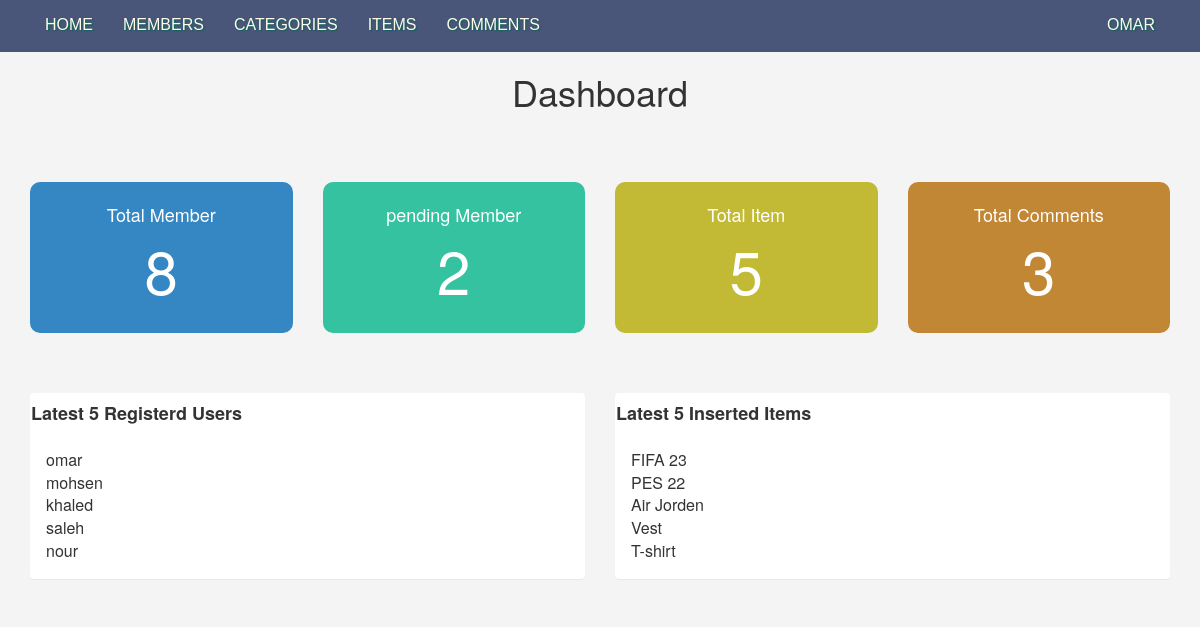
The page /admin/dashboard.php (signed in) on the database its author committed.
### tables this page shows
CREATE TABLE `users` (
  `UserID` int(11) NOT NULL,
  `UserName` varchar(255) NOT NULL,
  `Password` varchar(255) NOT NULL,
  `Email` varchar(255) NOT NULL,
  `FullName` varchar(255) NOT NULL,
  `GroupID` tinyint(4) NOT NULL DEFAULT 0,
  `TrustStatus` tinyint(4) NOT NULL DEFAULT 0,
  `RegStatus` tinyint(4) NOT NULL DEFAULT 0,
  `Date` date NOT NULL,
  `Avatar` varchar(255) NOT NULL
);

CREATE TABLE `items` (
  `ItemID` int(11) NOT NULL,
  `Name` varchar(255) NOT NULL,
  `Description` text NOT NULL,
  `Price` int(11) NOT NULL,
  `Date` date NOT NULL,
  `CountryMade` varchar(255) NOT NULL,
  `Image` varchar(255) NOT NULL,
  `Status` varchar(255) NOT NULL,
  `Rating` smallint(6) NOT NULL,
  `Cat_ID` smallint(6) NOT NULL,
  `Member_ID` int(11) NOT NULL,
  `Approve` tinyint(4) NOT NULL DEFAULT 0
);

### admin/includes/functions/func.php (called while the page is built, shortened)
<?php
function checkItem($select,$table,$value){
    global $con;
    $statment=$con->prepare("SELECT $select FROM $table WHERE $select='$value'");
    $statment->execute();
    $count=$statment->rowCount();
    return $count;
}
function countItem($item,$table){
    global $con;
    $statment=$con->prepare("SELECT COUNT($item) FROM $table");
    $statment->execute();
    return $statment->fetchColumn();
}
function getAll($field, $tableName, $orderfield, $ordering='DESC',$where = NULL,$and=NULL,$limit=NULL){
    global $con;
    $getall=$con->prepare("SELECT $field FROM $tableName $where $and ORDER BY $orderfield $ordering LIMIT $limit");
    $getall->execute();
    $all=$getall->fetchAll();
    return $all;
}

### admin/dashboard.php (the view, shortened to what this page needs)
<?php
if (isset($_SESSION['UserName'])) {
    include 'init.php';
    $NumUser=5;
    $thelatestuser=getAll("*","users","UserID","","","",$NumUser);
    $NumItem=5;
    $thelatestitem=getAll("*","items","ItemID","","","",$NumItem);
?>
    <div class="container home-stats">
        <h1 class="text-center">Dashboard</h1>
        <div class="row text-center">
            <div class="col-md-3">
                <div class="stat st-member">
                    <a href="members.php">
                        Total Member
                        <span><?php echo countItem("UserID", "users"); ?></span>
                    </a>
                </div>
            </div>
            <div class="col-md-3">
                <div class="stat st-pending">
                    <a href="members.php?page=pending">
                        pending Member
                        <span><?php echo checkItem("RegStatus", "users", 0); ?></span>
                    </a>
                </div>
            </div>
            <div class="col-md-3">
                <div class="stat st-item">
                    <a href="items.php">
                        Total Item
                        <span><?php echo countItem("ItemID", "items"); ?></span>
                    </a>
                </div>
            </div>
            <div class="col-md-3">
                <div class="stat st-comment">
                    <a href="comments.php">
                        Total Comments
                        <span><?php echo countItem("ID", "comments"); ?></span>
                    </a>
                </div>
            </div>
        </div>
    </div>
    <div class="latest">
        <div class="container">
            <div class="row">
                <div class="col-sm-6">
                    <div class="panel panel-defualt">
                        <div class="panel-headind">
                            <h4><b> Latest <?php echo $NumUser ?> Registerd Users</b></h4>
                        </div>
                        <div class="panel-body">
                            <?php
                            if(!empty($thelatestuser)){
                                foreach($thelatestuser as $user)
                                    echo $user['UserName'] . '<br>';
                            }else{
                                echo'<div class="container">';
                                    echo'<div class="alert alert-info">There is no such member to show</div>';
                                echo'</div>';
                            }
                            ?>
                        </div>
                    </div>
                </div>
                <div class="col-sm-6">
                    <div class="panel panel-defualt">
                        <div class="panel-headind">
                            <h4><b> Latest <?php echo $NumItem ?> Inserted Items</b></h4>
                        </div>
                        <div class="panel-body">
                            <?php
                            if(!empty($thelatestitem)){
                                foreach($thelatestitem as $item)
                                    echo $item['Name'] . '<br>';
                            }else{
                                echo'<div class="container">';
                                    echo'<div class="alert alert-info">There is no such item to show</div>';
                                echo'</div>';
                            }
                            ?>
                        </div>
                    </div>
                </div>
            </div>
        </div>
    </div>
<?php
    include $tpl . 'footer.php';
} else {
    header('location:index.php');
    exit();
}
?>

### admin/layout/css/backend.css (style rules this page uses)
body { background-color: #f4f4f4; font-size: 16px; }
.home-stats .stat { padding: 20px; font-size: 18px; color: #fff; border-radius: 10px; margin-top: 60px; }
.home-stats .st-member { background-color: #3487c2; }
.home-stats .st-pending { background-color: #34c2a0; }
.home-stats .st-item { background-color: #c2ba34; }
.home-stats .st-comment { background-color: #c28734; }
.home-stats .stat a { color: #fff; }
.home-stats .stat span { display: block; font-size: 60px; }
.latest { margin-top: 60px; }

### rows shown on the page
users: UserName "omar"
users: UserName "mohsen"
users: UserName "khaled"
users: UserName "saleh"
users: UserName "nour"
items: Name "FIFA 23"
items: Name "PES 22"
items: Name "Air Jorden"
items: Name "Vest"
items: Name "T-shirt"

### other values the page prints
countItem("UserID", "users") "8"
checkItem("RegStatus", "users", 0) "2"
countItem("ItemID", "items") "5"
countItem("ID", "comments") "3"
$NumUser "5"
$NumItem "5"
